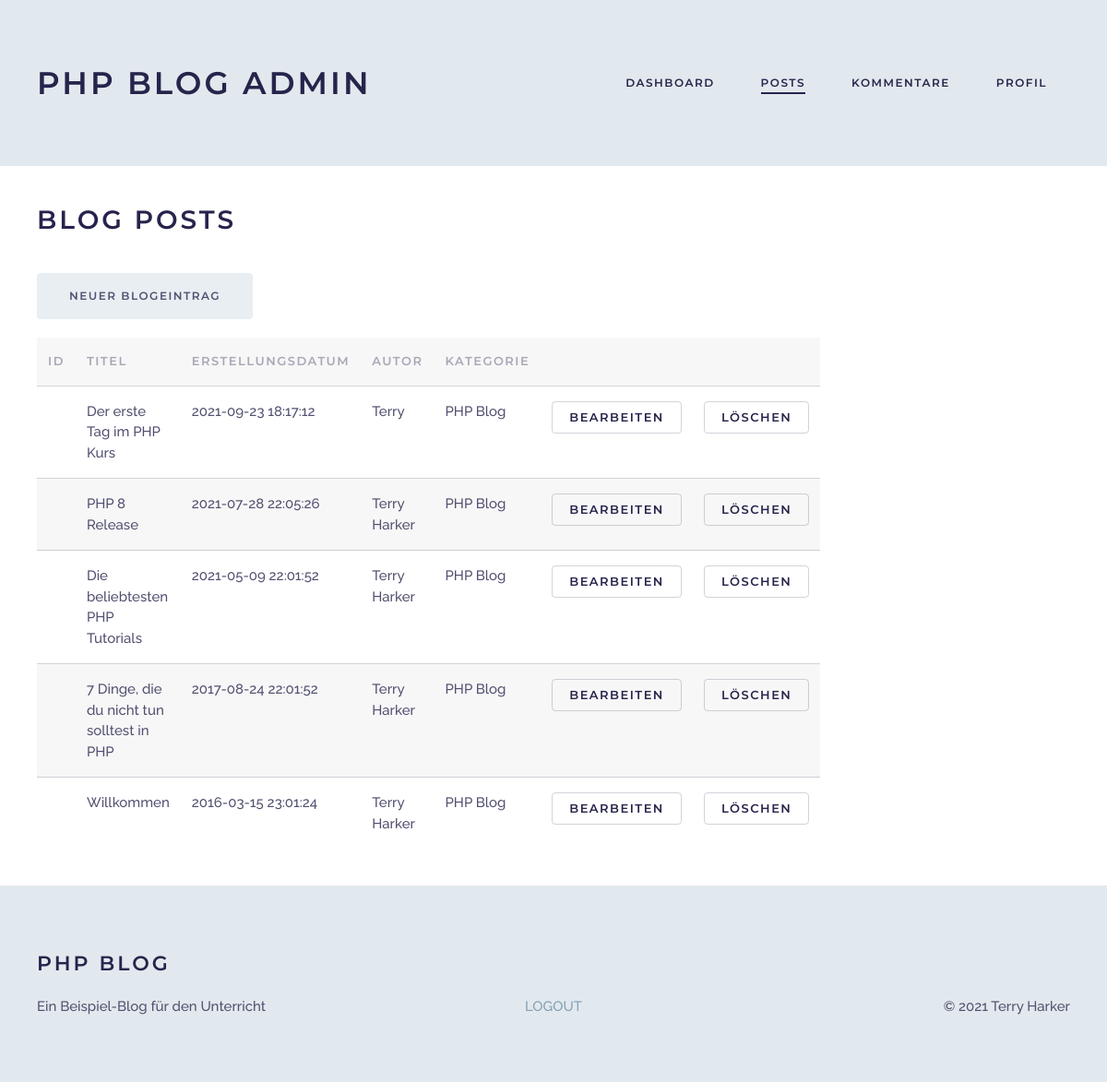
Screenshot of /admin/blogposts.php with the database file from the repository.
### tables this page shows
CREATE TABLE `blogpost` (
  `IDblogpost` int(11) NOT NULL,
  `post_title` varchar(255) NOT NULL,
  `post_created` timestamp NOT NULL DEFAULT current_timestamp(),
  `post_author` varchar(64) NOT NULL,
  `post_category` varchar(64) NOT NULL,
  `post_shorttext` text NOT NULL,
  `post_longtext` text NOT NULL,
  `post_state` tinyint(1) NOT NULL DEFAULT 1
);

### admin/blogposts.php (the view, shortened to what this page needs)
<?php
require_once('../includes/mysql-connect.php');
require_once('../library/html.functions.php');
$query = "SELECT * FROM blogpost ORDER BY post_created DESC";
$res = mysqli_query($connection, $query);
$daten = mysqli_fetch_all($res, MYSQLI_ASSOC);
?>
<?php include('html/start.php'); ?>
		<section class="uk-section-default uk-padding uk-width">
			<h2>Blog Posts</h2>
			<div class="uk-grid uk-grid-margin" uk-grid>
				<div class=" uk-width-1-1 uk-width-2-3@m">
					<a class="uk-button uk-button-primary" href="blogpost.php">Neuer Blogeintrag</a>
					<table class="uk-table uk-table-divider uk-table-striped">
						<tr>
							<th>ID</th>
							<th>Titel</th>
							<th>Erstellungsdatum</th>
							<th>Autor</th>
							<th>Kategorie</th>
							<th></th>
							<th></th>
						</tr>
					<?php if( isset($daten) && count($daten)>0 ) { ?>
						<?php foreach($daten as $datensatz) { ?>
						<tr>
							<td><?php echo $datensatz['ID']; ?></td>
							<td><?php echo $datensatz['post_title']; ?></td>
							<td><?php echo $datensatz['post_created']; ?></td>
							<td><?php echo $datensatz['post_author']; ?></td>
							<td><?php echo $datensatz['post_category']; ?></td>
							<td><a class="uk-button uk-button-default uk-button-small" href="edit.php?task=edit&id=<?php echo $datensatz['ID']; ?>">bearbeiten</a></td>
							<td><a class="uk-button uk-button-default uk-button-small" href="index.php?task=delete&id=<?php echo $datensatz['ID']; ?>">löschen</a></td>
						</tr>
						<?php } ?>
					<?php } ?>
					</table>
				</div>
				<div class=" uk-width-1-1 uk-width-1-3@m">
				</div>
			</div>
		</section>
<?php include('html/end.php'); ?>

### rows the page displays
blogpost: post_title "Der erste Tag im PHP Kurs", post_created "2021-09-23 18:17:12", post_author "Terry", post_category "PHP Blog"
blogpost: post_title "PHP 8 Release", post_created "2021-07-28 22:05:26", post_author "Terry Harker", post_category "PHP Blog"
blogpost: post_title "Die beliebtesten PHP Tutorials", post_created "2021-05-09 22:01:52", post_author "Terry Harker", post_category "PHP Blog"
blogpost: post_title "7 Dinge, die du nicht tun solltest in PHP", post_created "2017-08-24 22:01:52", post_author "Terry Harker", post_category "PHP Blog"
blogpost: post_title "Willkommen", post_created "2016-03-15 23:01:24", post_author "Terry Harker", post_category "PHP Blog"

### other values shown
$item['title'] "DASHBOARD"
$item['title'] "POSTS"
$item['title'] "KOMMENTARE"
$item['title'] "PROFIL"
